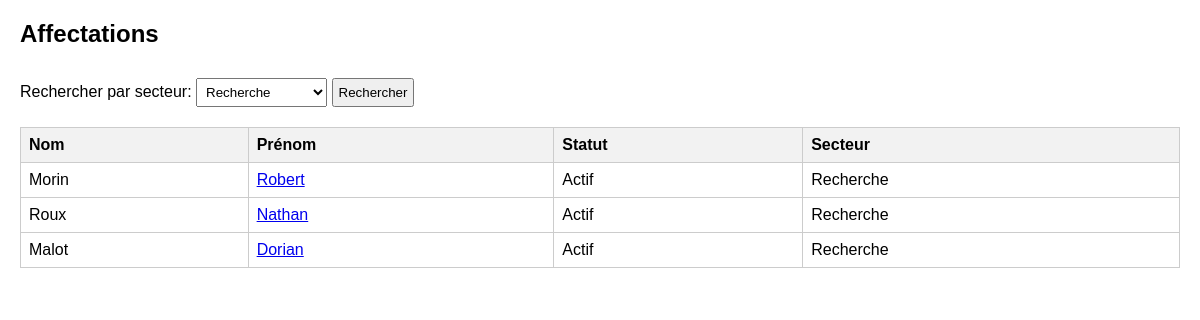
Page /vues/affectation.php?filtre=1 on the committed database.
### tables this page shows
CREATE TABLE `User` (
  `id` int NOT NULL,
  `identifiant` varchar(100) NOT NULL,
  `mdp` varchar(255) NOT NULL,
  `nom` varchar(100) NOT NULL,
  `prenom` varchar(100) NOT NULL,
  `idSpecialite` int DEFAULT NULL,
  `idSecteur` int DEFAULT NULL,
  `statut` enum('Actif','Repos','Malade','Danger') DEFAULT 'Actif',
  `lienPDP` text
);

### vues/affectation.php (the view, shortened to what this page needs)
<?php
$pdo = new PDO("mysql:host=localhost;dbname=orbibase", "root", "");
$pdo->setAttribute(PDO::ATTR_ERRMODE, PDO::ERRMODE_EXCEPTION);
$filtre = $_GET['filtre'] ?? '';
if ($filtre !== '') {
    $result = $pdo->prepare("SELECT * FROM user WHERE idSecteur = :filtre");
    $result->bindParam(':filtre', $filtre, PDO::PARAM_INT);
} else {
    $result = $pdo->prepare("SELECT * FROM user");
}
$result->execute();
$users = $result->fetchAll(PDO::FETCH_ASSOC);
?>
<!DOCTYPE html>
<html>
<head>
</head>
<body>
<h2> Affectations</h2>
<form method="GET" action="index.php">
    <label for="filtre">Rechercher par secteur: </label>
    <select name="filtre" id="filtre">
        <option value="1" <?= $filtre === '1' ? 'selected' : '' ?>>Recherche</option>
    </select>
    <button type="submit">Rechercher</button>
</form>
<table border="1" cellpadding="5" cellspacing="0">
    <tr>
        <th>Nom</th>
        <th>Prénom</th>
        <th>Statut</th>
        <th>Secteur</th>
    </tr>
    <?php foreach ($users as $user): ?>
        <tr>
            <td><?= $user['nom'] ?></td>
            <td>
                <a href="index.php?page=userInfos&id=<?= $user['id'] ?>">
                    <?= htmlspecialchars($user['prenom'], ENT_QUOTES, 'UTF-8') ?>
                </a>
            </td>
            <td><?= $user ['statut'] ?></td>
            <td>
                <?= match ($user['idSecteur']){
                    1 => 'Recherche',
                    2 => 'Agriculture',
                    3 => 'Maintenance',
                    4 => 'Médecine',
                    5 => 'Commandement',
                    default => 'Non défini',
                }
                ?>
            </td>
        </tr>
    <?php endforeach; ?>
</table>
</body>
</html>

### vues/affectation.php (style rules this page uses)
body { font-family: Arial; margin: 20px; }
table { border-collapse: collapse; width: 100%; margin-top: 20px; }
th, td { border: 1px solid#ccc; padding: 8px; text-align: left; }
th { background-color:#f2f2f2; }
select, button { padding: 5px; margin-top: 10px; }

### rows in the picture
user: nom "Morin", prenom "Robert", statut "Actif", idSecteur "Recherche"
user: nom "Roux", prenom "Nathan", statut "Actif", idSecteur "Recherche"
user: nom "Malot", prenom "Dorian", statut "Actif", idSecteur "Recherche"
